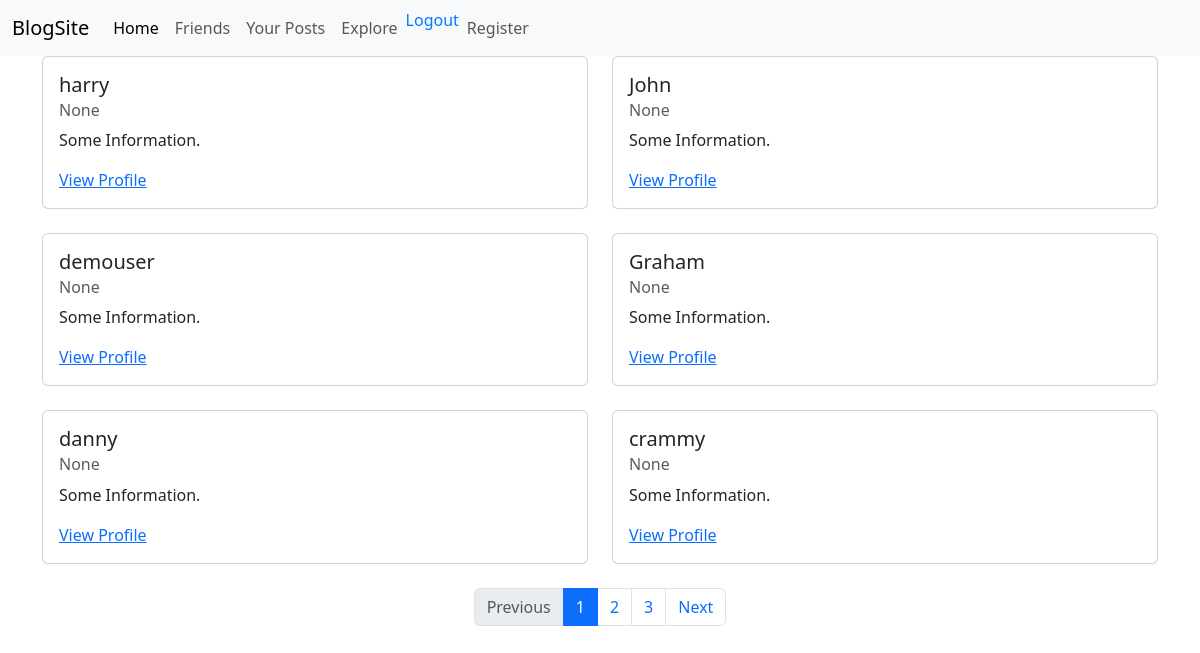
The page /explore/ (signed in) on the database its author committed.
### accounts/models.py (models this page shows, shortened)
class Profile(models.Model):
    user=models.OneToOneField(settings.AUTH_USER_MODEL,on_delete=models.CASCADE,related_name='profile')
    date_of_birth=models.DateField(null=True,blank=True,validators=[validate_dob])
    address=models.CharField(null=True,blank=True,max_length=255)
    bio=models.CharField(null=True,blank=True,max_length=500)
    def get_absolute_url(self):
        return reverse("profile_detail", kwargs={"pk": self.pk})

class CustomUser(AbstractUser):
    email = models.EmailField(unique=True)
    USERNAME_FIELD='email'
    REQUIRED_FIELDS = ['username']
    objects=CustomUserManager()

### accounts/views.py (the view)
# urls.py: path('explore/',ListExploreView.as_view(),name='explore'),
class ListExploreView(LoginRequiredMixin,ListView):
    model=Follow
    template_name='accounts/explore.html'
    context_object_name='registered_users'
    paginate_by=6
    def get_queryset(self):
        user_profile=get_object_or_404(Profile,user=self.request.user)
        queryset = Profile.objects.exclude(id=user_profile.id)
        following_profiles = Follow.objects.filter(follower=user_profile).values_list('following_id', flat=True)
        queryset = queryset.exclude(id__in=following_profiles)
        return queryset

### accounts/templates/accounts/explore.html
{% extends "../base.html" %} {% block title %} Explore {% endblock title %}
{% block content %}
<div class="container">
  <div class="row">
    {% for profile in registered_users %}
    <div class="col-md-6 mb-4">
      <div class="card">
        <div class="card-body">
          <h5 class="card-title">{{ profile.user.username }}</h5>
          <h6 class="card-subtitle mb-2 text-body-secondary">
            {{ profile.address }}
          </h6>
          <p class="card-text">Some Information.</p>
          <a href="{{profile.get_absolute_url }}">View Profile</a>
        </div>
      </div>
    </div>
    {% endfor %}
  </div>
</div>
{% if is_paginated %}
<nav aria-label="Page navigation">
  <ul class="pagination justify-content-center">
    <li class="page-item {% if not page_obj.has_previous %}disabled{% endif %}">
    {% if page_obj.has_previous %}
        <a class="page-link" href="?page={{ page_obj.previous_page_number }}">Previous</a>
    {% else %}
        <span class="page-link">Previous</span>
    {% endif %}
</li>
    {% for num in paginator.page_range %}
    <li class="page-item {% if num == page_obj.number %}active{% endif %}">
      <a class="page-link" href="?page={{ num }}">{{ num }}</a>
    </li>
    {% endfor %}
    <li class="page-item {% if not page_obj.has_next %}disabled{% endif %}">
    {% if page_obj.has_next %}
        <a class="page-link" href="?page={{ page_obj.next_page_number }}">Next</a>
    {% else %}
        <span class="page-link">Next</span>
    {% endif %}
    </li>
  </ul>
</nav>
{% endif %} {% endblock content %}

### accounts/templates/base.html (shortened to what this page needs)
<!DOCTYPE html>
<html lang="en">
  <head>
    <link
      href="https://cdn.jsdelivr.net/npm/bootstrap@5.3.8/dist/css/bootstrap.min.css"
      rel="stylesheet"
    />
  </head>
  <body>
    <nav class="navbar navbar-expand-lg bg-body-tertiary">
      <div class="container-fluid">
        <a class="navbar-brand" href="#">BlogSite</a>
        <div class="collapse navbar-collapse" id="navbarNav">
          <ul class="navbar-nav">
            <li class="nav-item">
              <a
                class="nav-link active"
                aria-current="page"
                href="{% url 'home' %}"
                >Home</a
              >
            </li>
            <li class="nav-item">
              <a class="nav-link" href="{% url 'followinglist' %}">Friends</a>
            </li>
            <li class="nav-item">
              <a class="nav-link" href="#">Your Posts</a>
            </li>
            <li class="nav-item">
              <a class="nav-link" href="{% url 'explore' %}">Explore</a>
            </li>
            {% if user.is_authenticated %}
            <form
              action="{% url 'logout' %}"
              method="POST"
              style="display: inline"
            >
              <button
                type="submit"
                style="
                  background: none;
                  border: none;
                  padding: 0;
                  font: inherit;
                  color: #007bff;
                  cursor: pointer;
                "
              >
                Logout
              </button>
            </form>
            {% else %}
            <li class="nav-item">
              <a class="nav-link" href="{% url 'login' %}">Login</a>
            </li>
            {% endif %}
            <li class="nav-item">
              <a class="nav-link" href="{% url 'signup' %}">Register</a>
            </li>
          </ul>
        </div>
      </div>
    </nav>
    {% block content %} {% endblock content %}
  </body>
</html>

### rows shown on the page
Profile: user.username "harry", address "None"
Profile: user.username "John", address "None"
Profile: user.username "demouser", address "None"
Profile: user.username "Graham", address "None"
Profile: user.username "danny", address "None"
Profile: user.username "crammy", address "None"

### other values the page prints
{{ num }} "1" "2" "3"
